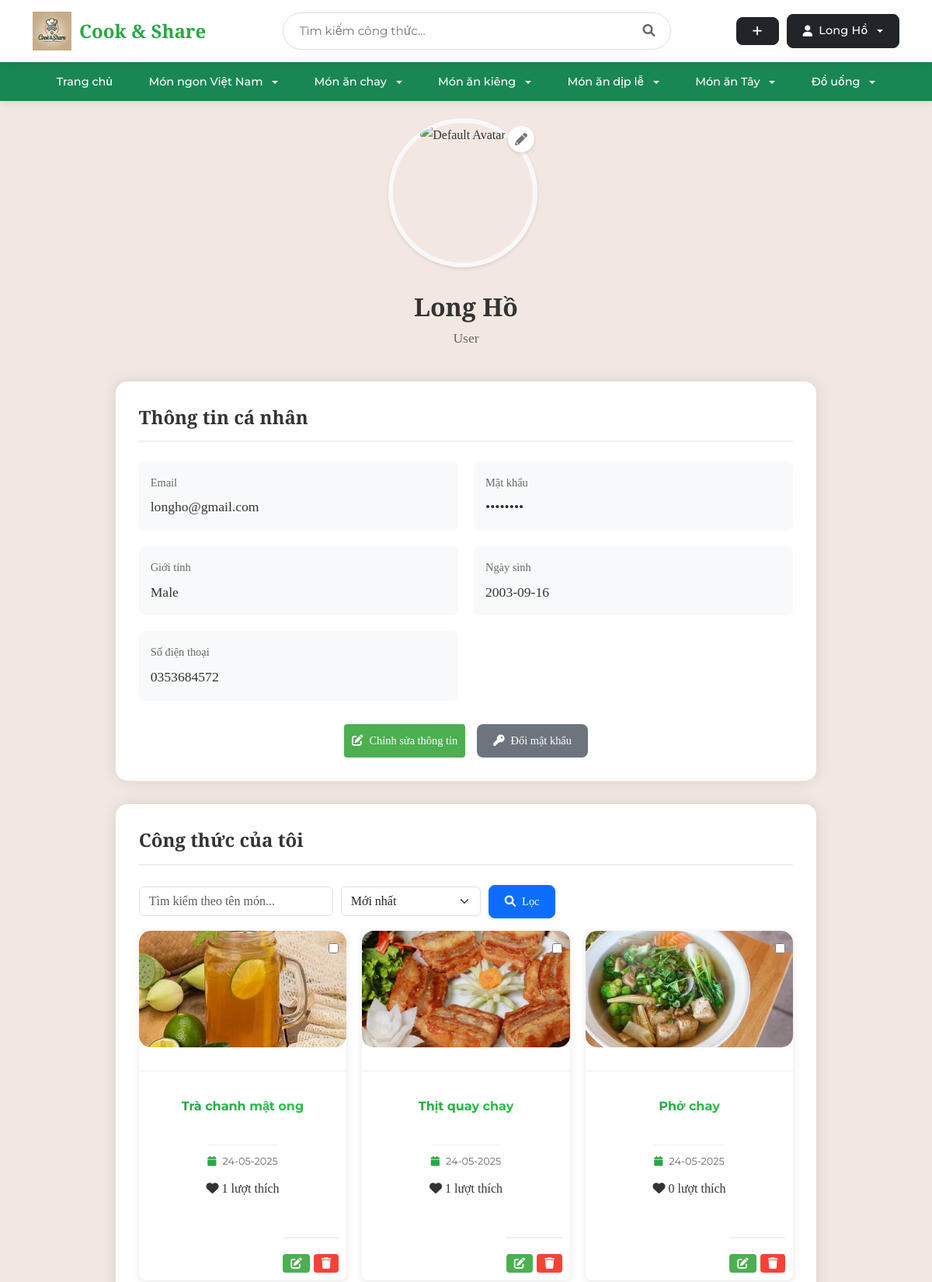
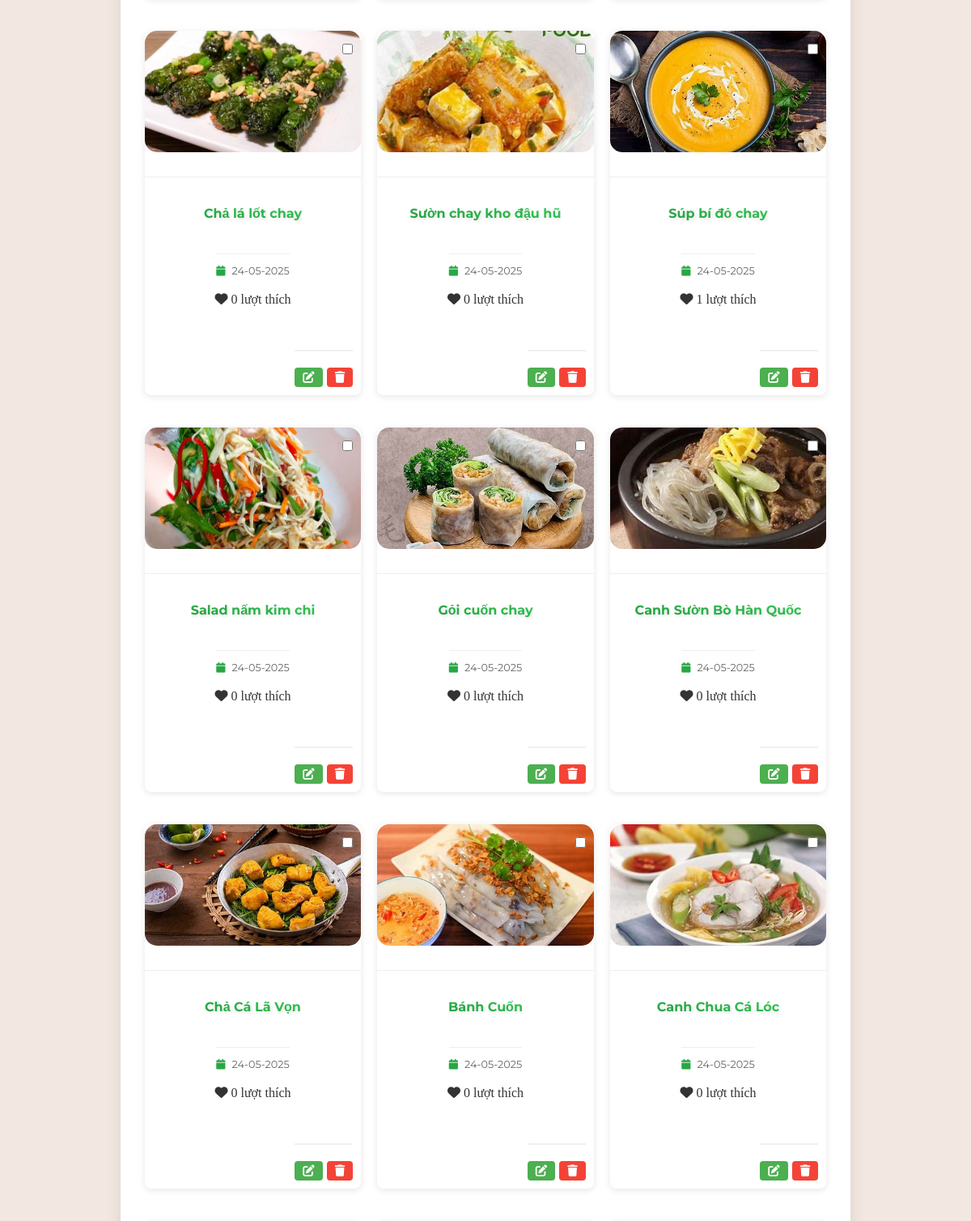
Page /auth/profile (signed in, upper part) on the committed database (2 pictures, top to bottom).
### tables this page shows
CREATE TABLE user (
    id INTEGER PRIMARY KEY AUTOINCREMENT,
    username TEXT UNIQUE NOT NULL,
    password TEXT NOT NULL,
    email TEXT UNIQUE NOT NULL,
    created TIMESTAMP NOT NULL DEFAULT CURRENT_TIMESTAMP,
    avatar_path TEXT,
    role TEXT NOT NULL DEFAULT 'user',
    is_blocked BOOLEAN NOT NULL DEFAULT 0,
    gender TEXT,
    birthdate DATE,
    phone TEXT
);

CREATE TABLE blog_images (
    id INTEGER PRIMARY KEY AUTOINCREMENT,
    post_id INTEGER NOT NULL,
    image_path TEXT NOT NULL,
    is_main_image BOOLEAN DEFAULT 0,
    created TIMESTAMP NOT NULL DEFAULT CURRENT_TIMESTAMP,
    FOREIGN KEY (post_id) REFERENCES post (id) ON DELETE CASCADE
);

CREATE TABLE post (
    id INTEGER PRIMARY KEY AUTOINCREMENT,
    author_id INTEGER NOT NULL,
    created TIMESTAMP NOT NULL DEFAULT CURRENT_TIMESTAMP,
    title TEXT NOT NULL,
    description TEXT,
    ingredients TEXT NOT NULL,
    instructions TEXT NOT NULL,
    cooking_time INTEGER DEFAULT 0,
    servings INTEGER DEFAULT 1,
    FOREIGN KEY (author_id) REFERENCES user (id)
);

### share_recipe/auth.py (the view)
@bp.route('/profile')
@login_required
def profile():
    db = get_db()
    q = request.args.get('q', '').strip()
    sort = request.args.get('sort', 'newest')
    params = [g.user['id']]
    where_clause = 'WHERE p.author_id = ?'
    if q:
        where_clause += ' AND p.title LIKE ?'
        params.append(f'%{q}%')
    if sort == 'oldest':
        order_clause = 'ORDER BY p.created ASC'
    elif sort == 'likes':
        order_clause = 'ORDER BY like_count DESC'
    else:
        order_clause = 'ORDER BY p.created DESC'
    user_posts = db.execute(
        f'SELECT p.*, bi.image_path, (SELECT COUNT(*) FROM favorites f WHERE f.post_id = p.id) as like_count '
        f'FROM post p '
        f'LEFT JOIN blog_images bi ON p.id = bi.post_id AND bi.is_main_image = 1 '
        f'{where_clause} '
        f'{order_clause}',
        params
    ).fetchall()
    return render_template('auth/profile.html', user_posts=user_posts)

### share_recipe/templates/auth/profile.html (shortened to what this page needs)
{% extends 'base.html' %}
{% block head %}
{{ super() }}
<link rel="stylesheet" href="{{ url_for('static', filename='profile.css') }}">
<link rel="stylesheet" href="https://cdnjs.cloudflare.com/ajax/libs/font-awesome/6.0.0/css/all.min.css">
{% endblock %}
{% block content %}
<div class="profile-container">
    <div class="profile-header">
        <div class="avatar-upload">
            <form action="{{ url_for('auth.update_avatar') }}" method="post" enctype="multipart/form-data" id="avatar-form">
                <div class="avatar-edit">
                    <label for="imageUpload">
                        <i class="fas fa-pencil-alt"></i>
                    </label>
                </div>
                <div class="avatar-preview">
                    {% if g.user.avatar_path and g.user.avatar_path.strip() %}
                        <img src="{{ url_for('static', filename=g.user.avatar_path) }}" alt="Avatar" id="imagePreview">
                    {% else %}
                        <img src="{{ url_for('static', filename='logo.png') }}" alt="Default Avatar" id="imagePreview">
                    {% endif %}
                </div>
            </form>
        </div>
        <div class="profile-info">
            <h1>{{ g.user['username'] }}</h1>
            <p class="user-role">{{ g.user['role']|title }}</p>
        </div>
    </div>
    <div class="profile-content">
        <div class="profile-section user-info">
            <h2>Thông tin cá nhân</h2>
            <div class="info-grid">
                <div class="info-item">
                    <label>Email</label>
                    <p>{{ g.user['email'] }}</p>
                </div>
                <div class="info-item">
                    <label>Mật khẩu</label>
                    <p>••••••••</p>
                </div>
                <div class="info-item">
                    <label>Giới tính</label>
                    <p>{{ g.user['gender']|title if g.user['gender'] else 'Chưa cập nhật' }}</p>
                </div>
                <div class="info-item">
                    <label>Ngày sinh</label>
                    <p>{{ g.user['birthdate'] if g.user['birthdate'] else 'Chưa cập nhật' }}</p>
                </div>
                <div class="info-item">
                    <label>Số điện thoại</label>
                    <p>{{ g.user['phone'] if g.user['phone'] else 'Chưa cập nhật' }}</p>
                </div>
            </div>
            <div class="profile-actions">
                <a href="{{ url_for('auth.edit_profile') }}" class="btn btn-edit">
                    <i class="fas fa-edit"></i> Chỉnh sửa thông tin
                </a>
                <a href="{{ url_for('auth.change_password') }}" class="btn btn-change-password">
                    <i class="fas fa-key"></i> Đổi mật khẩu
                </a>
            </div>
        </div>
        <div class="profile-section user-recipes">
            <h2>Công thức của tôi</h2>
            <form method="get" class="d-flex mb-3" style="gap: 10px; align-items: center;">
                <input type="text" name="q" class="form-control" placeholder="Tìm kiếm theo tên món..." value="{{ request.args.get('q', '') }}" style="max-width: 250px;">
                <select name="sort" class="form-select" style="max-width: 180px;">
                    <option value="newest" {% if request.args.get('sort', 'newest') == 'newest' %}selected{% endif %}>Mới nhất</option>
                </select>
                <button type="submit" class="btn btn-primary"><i class="fas fa-search"></i> Lọc</button>
            </form>
            <div class="recipe-grid">
                {% for post in user_posts %}
                <div class="recipe-card">
                    <div class="recipe-checkbox">
                        <input type="checkbox" class="post-checkbox" data-post-id="{{ post['id'] }}">
                    </div>
                    <a href="{{ url_for('blog.detail', id=post['id']) }}" class="recipe-link">
                        <div class="recipe-image">
                            {% if post.image_path %}
                                <img src="{{ url_for('static', filename=post.image_path) }}"
                                     alt="{{ post['title'] }}">
                            {% else %}
                                <img src="{{ url_for('static', filename='default-recipe.jpg') }}"
                                     alt="{{ post['title'] }}">
                            {% endif %}
                        </div>
                        <div class="recipe-info">
                            <h3 class="recipe-title">{{ post['title'] }}</h3>
                            <div class="recipe-meta">
                                <span><i class="fas fa-calendar"></i> {{ post['created'].strftime('%d-%m-%Y') }}</span>
                            </div>
                            <div class="recipe-stats">
                                <span class="likes">
                                    <i class="fas fa-heart"></i> {{ post['like_count'] }} lượt thích
                                </span>
                            </div>
                        </div>
                    </a>
                    <div class="recipe-actions">
                        <a href="{{ url_for('blog.update', id=post['id']) }}" class="btn btn-edit">
                            <i class="fas fa-edit"></i>
                        </a>
                        <form action="{{ url_for('blog.delete', id=post['id']) }}" method="post" class="delete-form" style="display: inline;">
                            <button type="submit" class="btn btn-delete" onclick="return confirm('Bạn có chắc chắn muốn xóa công thức này?')">
                                <i class="fas fa-trash"></i>
                            </button>
                        </form>
                    </div>
                </div>
                {% else %}
                <p class="no-recipes">Bạn chưa có công thức nào.</p>
                {% endfor %}
            </div>
        </div>
    </div>
</div>
{% endblock %}

### share_recipe/templates/base.html (shortened to what this page needs)
<!DOCTYPE html>
<html>
<head>
    <link rel="stylesheet" href="https://cdn.jsdelivr.net/npm/bootstrap@5.3.0/dist/css/bootstrap.min.css">
    <link rel="stylesheet" href="https://cdnjs.cloudflare.com/ajax/libs/font-awesome/6.0.0/css/all.min.css">
    {% block head %}
    <link rel="stylesheet" href="{{ url_for('static', filename='base.css') }}">
    <link rel="stylesheet" href="{{ url_for('static', filename='login.css') }}">
    <link rel="stylesheet" href="{{ url_for('static', filename='register.css') }}">
    <link rel="stylesheet" href="{{ url_for('static', filename='index.css') }}">
    <link rel="stylesheet" href="{{ url_for('static', filename='detail.css') }}">
    {% endblock %}
</head>
<body>
    <nav class="navbar navbar-expand-lg">
        <div class="container">
            <a class="navbar-brand" href="{{ url_for('blog.index') }}">
                <img src="{{ url_for('static', filename='uploads/logo/Logo_home.webp') }}" alt="Cook & Share" style="height: 50px;">
                <span class="brand-text">Cook & Share</span>
            </a>
            <div class="search-container">
                <form action="{{ url_for('blog.search') }}" method="get" class="search-box">
                    <input type="text" name="q" class="search-input" placeholder="Tìm kiếm công thức..." value="{{ request.args.get('q', '') }}">
                    <button type="submit" class="search-button">
                        <i class="fas fa-search"></i>
                    </button>
                </form>
            </div>
            <div class="user-actions">
                {% if g.user %}
                    <a href="{{ url_for('blog.create') }}" class="btn btn-dark btn-custom" title="Tạo công thức mới">
                        <i class="fas fa-plus"></i>
                    </a>
                    <div class="dropdown">
                        <button class="btn btn-dark btn-custom dropdown-toggle" type="button" id="userDropdown" data-bs-toggle="dropdown" aria-expanded="false">
                            {% if g.user.avatar_path %}
                                <img src="{{ url_for('static', filename=g.user.avatar_path) }}" class="user-avatar" alt="Avatar">
                            {% else %}
                                <i class="fas fa-user"></i>
                            {% endif %}
                            {{ g.user['username'] }}
                        </button>
                    </div>
                {% endif %}
            </div>
        </div>
    </nav>
    <nav class="navbar navbar-expand-lg bg-success">
        <div class="container">
            <div class="collapse navbar-collapse justify-content-center" id="categoryNav">
                <ul class="navbar-nav">
                    <li class="nav-item">
                        <a class="nav-link text-white" href="{{ url_for('blog.index') }}">Trang chủ</a>
                    </li>
                    <li class="nav-item dropdown">
                        <a class="nav-link text-white dropdown-toggle" href="#" role="button" data-bs-toggle="dropdown" aria-expanded="false">
                            Món ngon Việt Nam
                        </a>
                    </li>
                    <li class="nav-item dropdown">
                        <a class="nav-link text-white dropdown-toggle" href="#" role="button" data-bs-toggle="dropdown" aria-expanded="false">
                            Món ăn chay
                        </a>
                    </li>
                    <li class="nav-item dropdown">
                        <a class="nav-link text-white dropdown-toggle" href="#" role="button" data-bs-toggle="dropdown" aria-expanded="false">
                            Món ăn kiêng
                        </a>
                    </li>
                    <li class="nav-item dropdown">
                        <a class="nav-link text-white dropdown-toggle" href="#" role="button" data-bs-toggle="dropdown" aria-expanded="false">
                            Món ăn dịp lễ
                        </a>
                    </li>
                    <li class="nav-item dropdown">
                        <a class="nav-link text-white dropdown-toggle" href="#" role="button" data-bs-toggle="dropdown" aria-expanded="false">
                            Món ăn Tây
                        </a>
                    </li>
                    <li class="nav-item dropdown">
                        <a class="nav-link text-white dropdown-toggle" href="#" role="button" data-bs-toggle="dropdown" aria-expanded="false">
                            Đồ uống
                        </a>
                    </li>
                </ul>
            </div>
        </div>
    </nav>
    <div class="main-container">
        <div class="content">
            {% block content %}{% endblock %}
        </div>
    </div>
</body>
</html>

### rows in the picture
user: user.username "Long Hồ", user.role "User", user.email "longho@gmail.com", user.gender "Male", birthdate "2003-09-16", phone "0353684572"
blog_images: image_path (picture), title "Trà chanh mật ong", created "24-05-2025", like_count "1"
blog_images: image_path (picture), title "Thịt quay chay", created "24-05-2025", like_count "1"
blog_images: image_path (picture), title "Phở chay", created "24-05-2025", like_count "0"
blog_images: image_path (picture), title "Chả lá lốt chay", created "24-05-2025", like_count "0"
blog_images: image_path (picture), title "Sườn chay kho đậu hũ", created "24-05-2025", like_count "0"
blog_images: image_path (picture), title "Súp bí đỏ chay", created "24-05-2025", like_count "1"
blog_images: image_path (picture), title "Salad nấm kim chi", created "24-05-2025", like_count "0"
blog_images: image_path (picture), title "Gỏi cuốn chay", created "24-05-2025", like_count "0"
blog_images: image_path (picture), title "Canh Sườn Bò Hàn Quốc", created "24-05-2025", like_count "0"
blog_images: image_path (picture), title "Chả Cá Lã Vọn", created "24-05-2025", like_count "0"
blog_images: image_path (picture), title "Bánh Cuốn", created "24-05-2025", like_count "0"
blog_images: image_path (picture), title "Canh Chua Cá Lóc", created "24-05-2025", like_count "0"
